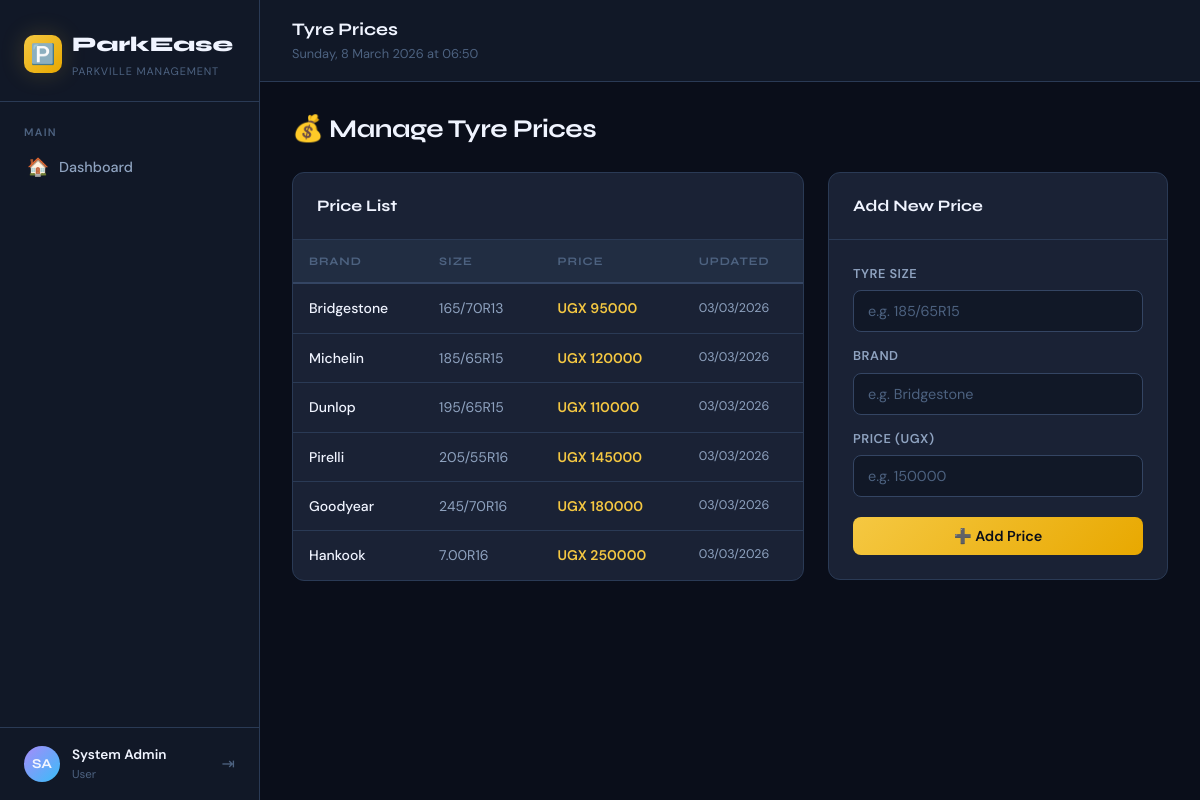
The app's page /tyre/prices/ (signed in) with its own data.
### core/models.py (models this page shows, shortened)
class TyrePrice(models.Model):
    size = models.CharField(max_length=50)
    brand = models.CharField(max_length=100)
    price = models.DecimalField(max_digits=10, decimal_places=2)
    set_by = models.ForeignKey(User, on_delete=models.SET_NULL, null=True)
    updated_at = models.DateTimeField(auto_now=True)

### core/views.py (the view, shortened to what this page needs)
# urls.py: path('tyre/prices/', views.tyre_prices, name='tyre_prices'),
@login_required
def tyre_prices(request):
    role = getattr(getattr(request.user, 'profile', None), 'role', 'admin')
    if role not in ['tyre_manager', 'admin']:
        messages.error(request, 'Only Tyre Manager or Admin can manage prices.')
        return redirect('tyre_dashboard')
    prices = TyrePrice.objects.all()
    form = TyrePriceForm()
    return render(request, 'core/tyre_prices.html', {'form': form, 'prices': prices})

### core/forms.py
class TyrePriceForm(forms.ModelForm):
    class Meta:
        model = TyrePrice
        fields = ['size', 'brand', 'price']

### core/templates/core/tyre_prices.html (shortened to what this page needs)
{% extends 'core/base.html' %}
{% block page_title %}Tyre Prices{% endblock %}
{% block content %}
<div class="page-header">
  <h1 class="page-title">💰 Manage Tyre Prices</h1>
</div>
<div style="display:grid;grid-template-columns:1fr 340px;gap:24px;align-items:start;">
  <div class="card">
    <div class="card-header"><span class="card-title">Price List</span></div>
    <div class="table-wrap">
      {% if prices %}
      <table>
        <thead><tr><th>Brand</th><th>Size</th><th>Price</th><th>Updated</th></tr></thead>
        <tbody>
          {% for p in prices %}
          <tr>
            <td class="td-primary">{{ p.brand }}</td>
            <td>{{ p.size }}</td>
            <td style="color:var(--gold);font-weight:600;">UGX {{ p.price|floatformat:0 }}</td>
            <td style="font-size:0.78rem;">{{ p.updated_at|date:"d/m/Y" }}</td>
          </tr>
          {% endfor %}
        </tbody>
      </table>
      {% else %}
      <div class="empty-state"><span class="icon">💰</span><p>No prices set yet.</p></div>
      {% endif %}
    </div>
  </div>
  <div class="card">
    <div class="card-header"><span class="card-title">Add New Price</span></div>
    <div class="card-body">
      <form method="post" novalidate>
        <div class="form-group" style="margin-bottom:14px;">
          <label class="form-label">Tyre Size</label>
          <input type="text" name="size" class="form-control" placeholder="e.g. 185/65R15" value="{{ form.size.value|default:'' }}">
        </div>
        <div class="form-group" style="margin-bottom:14px;">
          <label class="form-label">Brand</label>
          <input type="text" name="brand" class="form-control" placeholder="e.g. Bridgestone" value="{{ form.brand.value|default:'' }}">
        </div>
        <div class="form-group" style="margin-bottom:20px;">
          <label class="form-label">Price (UGX)</label>
          <input type="number" name="price" class="form-control" placeholder="e.g. 150000" value="{{ form.price.value|default:'' }}">
        </div>
        <button type="submit" class="btn btn-primary btn-full">➕ Add Price</button>
      </form>
    </div>
  </div>
</div>
{% endblock %}

### core/templates/core/base.html (shortened to what this page needs)
<!DOCTYPE html>
<html lang="en">
<head>
  {% load static %}
  <link rel="stylesheet" href="{% static 'css/style.css' %}">
</head>
<body>
<div class="app-wrapper">
  <aside class="sidebar" id="sidebar">
    <div class="sidebar-logo">
      <a class="logo-mark" href="{% url 'dashboard' %}">
        <div class="logo-icon">🅿️</div>
        <div>
          <span class="logo-text">ParkEase</span>
          <span class="logo-sub">Parkville Management</span>
        </div>
      </a>
    </div>
    <nav class="sidebar-nav">
      <span class="nav-section-label">Main</span>
      <a href="{% url 'dashboard' %}" class="nav-link {% if request.resolver_match.url_name == 'dashboard' %}active{% endif %}">
        <span class="nav-icon">🏠</span> Dashboard
      </a>
    </nav>
    <div class="sidebar-user">
      <div class="user-avatar">{{ request.user.first_name|first|upper }}{{ request.user.last_name|first|upper }}</div>
      <div class="user-info">
        <div class="user-name">{{ request.user.get_full_name|default:request.user.username }}</div>
        <div class="user-role">{{ request.user.profile.get_role_display|default:"User" }}</div>
      </div>
      <a href="{% url 'logout' %}" class="logout-btn" title="Logout">⇥</a>
    </div>
  </aside>
  <div class="main-content">
    <header class="topbar">
      <div>
        <div class="topbar-title">{% block page_title %}ParkEase{% endblock %}</div>
        <div class="topbar-meta" id="clock"></div>
      </div>
    </header>
    <div class="page-body fade-in">
      {% block content %}{% endblock %}
    </div>
  </div>
</div>
</body>
</html>

### records on screen
TyrePrice: brand "Bridgestone", size "165/70R13", price "95000", updated_at "03/03/2026"
TyrePrice: brand "Michelin", size "185/65R15", price "120000", updated_at "03/03/2026"
TyrePrice: brand "Dunlop", size "195/65R15", price "110000", updated_at "03/03/2026"
TyrePrice: brand "Pirelli", size "205/55R16", price "145000", updated_at "03/03/2026"
TyrePrice: brand "Goodyear", size "245/70R16", price "180000", updated_at "03/03/2026"
TyrePrice: brand "Hankook", size "7.00R16", price "250000", updated_at "03/03/2026"

### other values on screen
{{ request.user.first_name|first|upper }} "S"
{{ request.user.last_name|first|upper }} "A"
{{ request.user.get_full_name|default:request.user.username }} "System Admin"
{{ request.user.profile.get_role_display|default:"User" }} "User"
